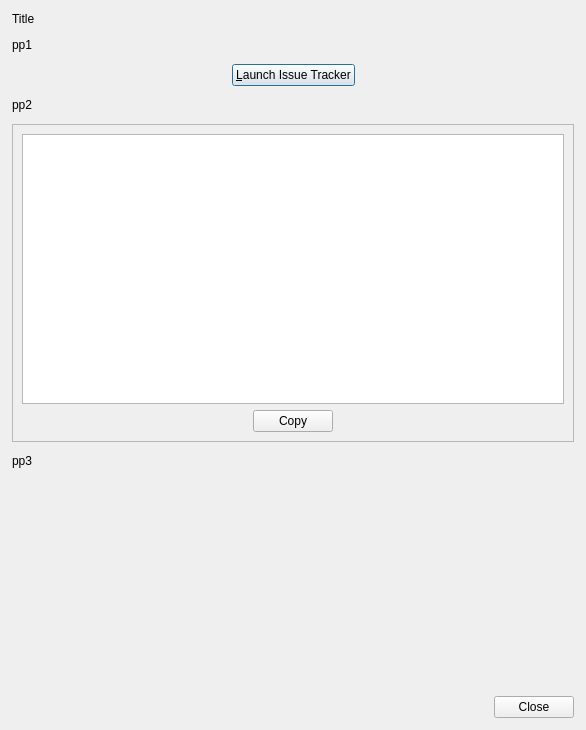
<?xml version="1.0" encoding="UTF-8"?>
<ui version="4.0">
 <class>ReportBugDialog</class>
 <widget class="QDialog" name="ReportBugDialog">
  <property name="geometry">
   <rect>
    <x>0</x>
    <y>0</y>
    <width>586</width>
    <height>730</height>
   </rect>
  </property>
  <property name="sizePolicy">
   <sizepolicy hsizetype="Fixed" vsizetype="Fixed">
    <horstretch>0</horstretch>
    <verstretch>0</verstretch>
   </sizepolicy>
  </property>
  <property name="minimumSize">
   <size>
    <width>575</width>
    <height>675</height>
   </size>
  </property>
  <property name="windowTitle">
   <string>gLabels - Report a Bug</string>
  </property>
  <layout class="QVBoxLayout" name="verticalLayout_2">
   <property name="spacing">
    <number>12</number>
   </property>
   <property name="leftMargin">
    <number>12</number>
   </property>
   <property name="topMargin">
    <number>12</number>
   </property>
   <property name="rightMargin">
    <number>12</number>
   </property>
   <property name="bottomMargin">
    <number>12</number>
   </property>
   <item>
    <widget class="QLabel" name="titleLabel">
     <property name="text">
      <string notr="true">Title</string>
     </property>
    </widget>
   </item>
   <item>
    <widget class="QLabel" name="p1Label">
     <property name="text">
      <string notr="true">pp1</string>
     </property>
     <property name="wordWrap">
      <bool>true</bool>
     </property>
    </widget>
   </item>
   <item>
    <layout class="QHBoxLayout" name="horizontalLayout_2">
     <item>
      <spacer name="horizontalSpacer">
       <property name="orientation">
        <enum>Qt::Horizontal</enum>
       </property>
       <property name="sizeHint" stdset="0">
        <size>
         <width>40</width>
         <height>20</height>
        </size>
       </property>
      </spacer>
     </item>
     <item>
      <widget class="QPushButton" name="websiteButton">
       <property name="text">
        <string>&amp;Launch Issue Tracker</string>
       </property>
      </widget>
     </item>
     <item>
      <spacer name="horizontalSpacer_2">
       <property name="orientation">
        <enum>Qt::Horizontal</enum>
       </property>
       <property name="sizeHint" stdset="0">
        <size>
         <width>40</width>
         <height>20</height>
        </size>
       </property>
      </spacer>
     </item>
    </layout>
   </item>
   <item>
    <widget class="QLabel" name="p2Label">
     <property name="text">
      <string notr="true">pp2</string>
     </property>
     <property name="wordWrap">
      <bool>true</bool>
     </property>
    </widget>
   </item>
   <item>
    <widget class="QFrame" name="frame">
     <property name="frameShape">
      <enum>QFrame::StyledPanel</enum>
     </property>
     <property name="frameShadow">
      <enum>QFrame::Raised</enum>
     </property>
     <layout class="QVBoxLayout" name="verticalLayout">
      <item>
       <widget class="QTextEdit" name="infoText">
        <property name="minimumSize">
         <size>
          <width>400</width>
          <height>270</height>
         </size>
        </property>
        <property name="acceptRichText">
         <bool>false</bool>
        </property>
        <property name="textInteractionFlags">
         <set>Qt::NoTextInteraction</set>
        </property>
       </widget>
      </item>
      <item>
       <layout class="QHBoxLayout" name="horizontalLayout">
        <item>
         <spacer name="horizontalSpacer_3">
          <property name="orientation">
           <enum>Qt::Horizontal</enum>
          </property>
          <property name="sizeHint" stdset="0">
           <size>
            <width>40</width>
            <height>20</height>
           </size>
          </property>
         </spacer>
        </item>
        <item>
         <widget class="QPushButton" name="copyButton">
          <property name="text">
           <string>Copy</string>
          </property>
          <property name="icon">
           <iconset theme="glabels-edit-copy">
            <normaloff>.</normaloff>.</iconset>
          </property>
          <property name="iconSize">
           <size>
            <width>24</width>
            <height>24</height>
           </size>
          </property>
          <property name="shortcut">
           <string>Ctrl+C</string>
          </property>
         </widget>
        </item>
        <item>
         <spacer name="horizontalSpacer_4">
          <property name="orientation">
           <enum>Qt::Horizontal</enum>
          </property>
          <property name="sizeHint" stdset="0">
           <size>
            <width>40</width>
            <height>20</height>
           </size>
          </property>
         </spacer>
        </item>
       </layout>
      </item>
     </layout>
    </widget>
   </item>
   <item>
    <widget class="QLabel" name="p3Label">
     <property name="text">
      <string notr="true">pp3</string>
     </property>
     <property name="wordWrap">
      <bool>true</bool>
     </property>
    </widget>
   </item>
   <item>
    <spacer name="verticalSpacer">
     <property name="orientation">
      <enum>Qt::Vertical</enum>
     </property>
     <property name="sizeHint" stdset="0">
      <size>
       <width>20</width>
       <height>20</height>
      </size>
     </property>
    </spacer>
   </item>
   <item>
    <widget class="QDialogButtonBox" name="buttonBox">
     <property name="orientation">
      <enum>Qt::Horizontal</enum>
     </property>
     <property name="standardButtons">
      <set>QDialogButtonBox::Close</set>
     </property>
    </widget>
   </item>
  </layout>
 </widget>
 <resources>
  <include location="../icons.qrc"/>
 </resources>
 <connections>
  <connection>
   <sender>buttonBox</sender>
   <signal>accepted()</signal>
   <receiver>ReportBugDialog</receiver>
   <slot>accept()</slot>
   <hints>
    <hint type="sourcelabel">
     <x>230</x>
     <y>649</y>
    </hint>
    <hint type="destinationlabel">
     <x>157</x>
     <y>274</y>
    </hint>
   </hints>
  </connection>
  <connection>
   <sender>buttonBox</sender>
   <signal>rejected()</signal>
   <receiver>ReportBugDialog</receiver>
   <slot>reject()</slot>
   <hints>
    <hint type="sourcelabel">
     <x>298</x>
     <y>655</y>
    </hint>
    <hint type="destinationlabel">
     <x>286</x>
     <y>274</y>
    </hint>
   </hints>
  </connection>
  <connection>
   <sender>websiteButton</sender>
   <signal>clicked()</signal>
   <receiver>ReportBugDialog</receiver>
   <slot>onWebsiteButtonClicked()</slot>
   <hints>
    <hint type="sourcelabel">
     <x>351</x>
     <y>94</y>
    </hint>
    <hint type="destinationlabel">
     <x>566</x>
     <y>103</y>
    </hint>
   </hints>
  </connection>
  <connection>
   <sender>copyButton</sender>
   <signal>clicked()</signal>
   <receiver>ReportBugDialog</receiver>
   <slot>onCopyButtonClicked()</slot>
   <hints>
    <hint type="sourcelabel">
     <x>330</x>
     <y>437</y>
    </hint>
    <hint type="destinationlabel">
     <x>514</x>
     <y>500</y>
    </hint>
   </hints>
  </connection>
 </connections>
 <slots>
  <slot>onWebsiteButtonClicked()</slot>
  <slot>onCopyButtonClicked()</slot>
 </slots>
</ui>
